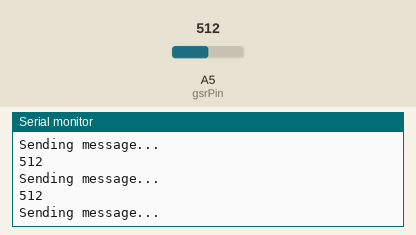
This sketch was run on a simulated Arduino Uno, built with avr-gcc and run on an emulated ATmega328P. On the bench: the last lines printed to the serial monitor. The inputs (shaded band) are chosen by the test bench; at power-on: A5 (gsrPin) = 512. No radio packets arrive unless stated.

Above: at 1.2 s.
1.3 s: A5 (gsrPin) set to 111
At 1.41 s:
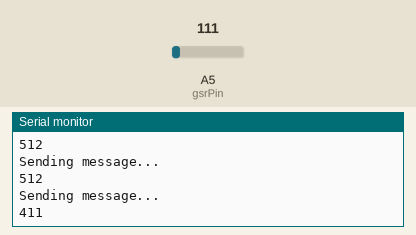
4.3 s: A5 (gsrPin) set to 91
At 4.4 s:
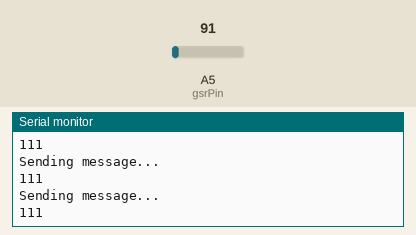
Timing chart, 0 to 7.3 s (numbered marks = the images above; inputs shaded):
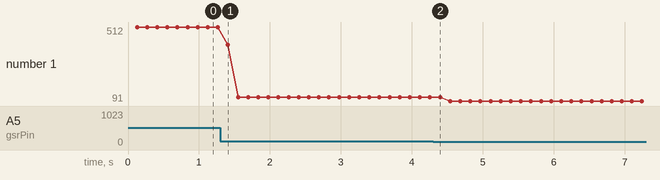

The sketch:

nrfcom_nano.ino
```cpp
// (licence header left out)
  #include <nRF24L01.h>
  #include <printf.h>
  #include <RF24.h>
  #include <RF24_config.h>
  #include <SPI.h>

   #define RF_CE    9
  #define RF_CSN   10 //piny na ktorych je antena


  #define gsrPin A5

int gsrValue=0;
int gsrAverage=0;
//long sum=0;

#define WIRE 1


  //*********************Komunikacia *******************************************************************

  RF24 radio(RF_CE, RF_CSN);

  const uint64_t pipes[2] = { 0xABCDABCD71LL, 0x544d52687CLL };  // na druhom arduine/rpi treba prehodit tie pipes, aby boli opacne

  struct message {
    int wire = 1; //na rozlisovanie medzi jednotlivymi zariadeniami
    int gsr = 0; //ak chces poslat int
   // String str = ""; // string, atd..

  };

  message outgoing;
  message incoming;

  int in;

  void sndMsg()

  { radio.stopListening();
    Serial.println(F("Sending message..."));
    outgoing.wire = WIRE;
    radio.write(&outgoing,sizeof(message)); delay(100);


    //NEZABUDNI DELAY!!!!
    radio.startListening();
  }

  void rcvMsg()

  {
    radio.startListening();
    while (radio.available()) {
      Serial.println(F("Receiving message..."));
      radio.read(&incoming, sizeof(message));
      if(incoming.wire == WIRE)
      {
     // Serial.println(incoming.i);
     // Serial.print(incoming.str);
      }
    }
  }

  void setup()
  {
    Serial.begin(9600);
    //while(!Serial);
    outgoing.wire = WIRE;

    printf_begin();

    radio.begin();                           // Setup and configure rf radio
    radio.setChannel(1);
    radio.setPALevel(RF24_PA_MIN);
    radio.setDataRate(RF24_250KBPS);
    radio.setAutoAck(true);                     // Ensure autoACK is enabled
    radio.setRetries(5, 30);                 // Optionally, increase the delay between retries & # of retries

    radio.setCRCLength(RF24_CRC_8);          // Use 8-bit CRC for performance
     //delay(100);
    radio.printDetails();
    radio.openWritingPipe(pipes[0]);
    radio.openReadingPipe(1, pipes[1]);

    radio.stopListening();                 // Start listening
                      // Dump the configuration of the rf unit for debugging


  //radio.startListening();
  in=22;


//  Setup();                 // sets up to read Pulse Sensor signal every 2mS
                                    // IF YOU ARE POWERING The Pulse Sensor AT VOLTAGE LESS THAN THE BOARD VOLTAGE,
                                    // UN-COMMENT THE NEXT LINE AND APPLY THAT VOLTAGE TO THE A-REF PIN
                                    //   analogReference(EXTERNAL);

pinMode(gsrPin,INPUT);

  }

  void loop() {
//rcvMsg();
//Serial.println(incoming.str);
//radio.printDetails();
//delay(5000);
long sum=0;
  /*if(radio.available())
  {
    radio.read(&in, 1);
    Serial.println(in);
    }*/


      for(int i=0;i<4;i++)           //Average the 4 measurements to remove the glitch
      {
      gsrValue=analogRead(gsrPin);
     sum += gsrValue;
      delay(5);
      }
   gsrAverage = sum/4;

   outgoing.gsr = gsrAverage;
      sndMsg();
      Serial.println(outgoing.gsr);
   outgoing.gsr = 0;
//
   delay(20);

  }


  /*void interruptSetup()
{
  // Initializes Timer2 to throw an interrupt every 2mS.
  TCCR2A = 0x02;     // DISABLE PWM ON DIGITAL PINS 3 AND 11, AND GO INTO CTC MODE
  TCCR2B = 0x06;     // DON'T FORCE COMPARE, 256 PRESCALER
  OCR2A = 0X7C;      // SET THE TOP OF THE COUNT TO 124 FOR 500Hz SAMPLE RATE
  TIMSK2 = 0x02;     // ENABLE INTERRUPT ON MATCH BETWEEN TIMER2 AND OCR2A
  sei();             // MAKE SURE GLOBAL INTERRUPTS ARE ENABLED
} */
```

Measured:
- after the input at 1.3 s, the serial monitor: prints a new line after 0.11 s (image 1)
- plotted number 1: 512 → 111 after the input at 1.3 s, 111 → 91 after the input at 4.3 s
